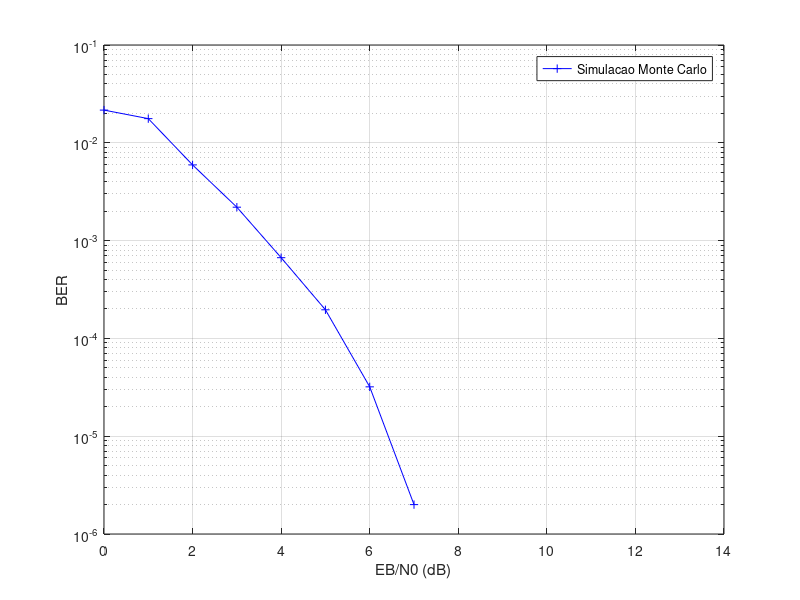

MATLAB code to generate this figure:
clear all;
clc;
%close all;


nbits_max=10^6; %nr total de bits a serem transmitidos na simulacao
nerr_max=100; %nr total de erros para parar a simulacao

EBN0db_v=(0:1:13); %vetor de EB/N0 em dB a ser simulado
BER_v=zeros(length(EBN0db_v),1); %vetor de valores de BER
teoBER_v=BER_v; %vetor com os valores analiticos da BER

for ii=1:length(EBN0db_v)
    
    EBN0db=EBN0db_v(ii);
    disp(['iniciando EB/N0 = ' int2str(EBN0db) 'dB'] );
    
    EBN0=10^(EBN0db/10);
    %obs - considerando Eb=1, N0=1/EBN0
    N0=1/EBN0;
    sigma2=N0/2;
    
    nerr=0; nbits=0;
    while nerr<=nerr_max && nbits<=nbits_max
        
        bits_v=randi(2,1000,1)-1; %vetor de bits (0/1) a ser transmitido
        for k=1:length(bits_v)
            if bits_v(k)== 0
                bits_v(k)= -1;
            end
                
        end
        signal_v=sqrt(2)*bits_v; %Sinal modulado - constelacao PAM On-Off
        n_v=sqrt(sigma2)*randn(1000,1); %vetor de amostras de ruido AWGN
        rsig_v=signal_v+n_v;
        
        rbits_v=(sign(rsig_v)); %decisor de limiar l=sqrt(2)/2
        
        nbits=nbits+1000; %atualiza o nr de bits transmitido
        nerr=nerr+sum(abs(bits_v-rbits_v)/2); %atualiza o nr de erros
       
    end
    BER_v(ii,1)=nerr/nbits; %estimativa real
    %teoBER_v(ii,1)=qfunc(sqrt(EBN0)); %estimativa teorica 
end

figure();
semilogy(EBN0db_v,BER_v,'b+-');
%hold on;
%semilogy(EBN0db_v,teoBER_v,'ro:');
xlabel('EB/N0 (dB)');
ylabel('BER');
legend('Simulacao Monte Carlo','Valor analitico');
grid();
